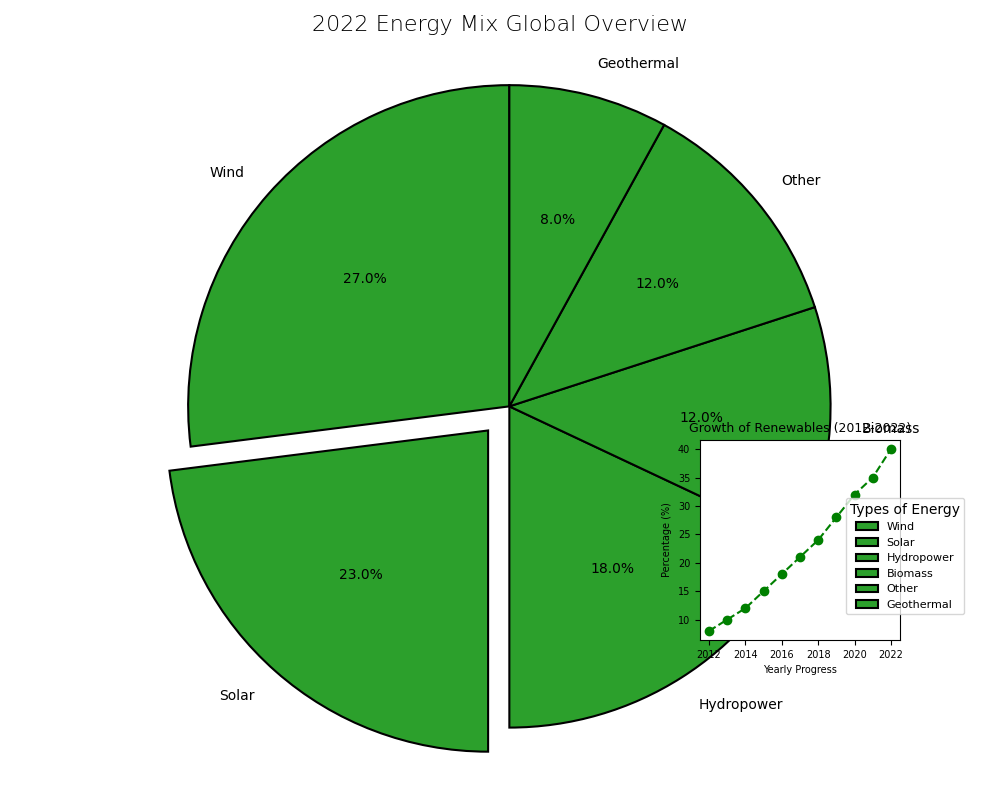

This figure's Python source:
import matplotlib.pyplot as plt
import numpy as np

energy_sources = ['Wind', 'Solar', 'Hydropower', 'Biomass', 'Other', 'Geothermal']
percentages = [27, 23, 18, 12, 12, 8]

single_color = '#2ca02c'

explode = (0, 0.1, 0, 0, 0, 0)

fig, ax = plt.subplots(figsize=(10, 8))

wedges, texts, autotexts = ax.pie(
    percentages,
    labels=energy_sources,
    autopct='%1.1f%%',
    startangle=90,
    colors=[single_color] * len(energy_sources),
    explode=explode,
    wedgeprops={'edgecolor': 'black', 'linewidth': 1.5}
)

ax.set_title(
    "2022 Energy Mix Global Overview",
    fontsize=16, fontweight='light', pad=15
)
plt.setp(autotexts, size=10, weight='normal', color='black')
plt.setp(texts, size=10)

ax.axis('equal')

years = np.arange(2012, 2023)
growth = [8, 10, 12, 15, 18, 21, 24, 28, 32, 35, 40]

ax_inset = fig.add_axes([0.7, 0.2, 0.2, 0.25])
ax_inset.plot(years, growth, linestyle='--', marker='o', color='green')
ax_inset.set_title("Growth of Renewables (2012-2022)", fontsize=9)
ax_inset.set_ylabel("Percentage (%)", fontsize=7)
ax_inset.set_xlabel("Yearly Progress", fontsize=7)
ax_inset.tick_params(axis='both', labelsize=7)

plt.legend(wedges, energy_sources, title="Types of Energy", loc="lower left", bbox_to_anchor=(0.7, 0.1, 0.5, 1), fontsize=8)

plt.tight_layout()
plt.show()
